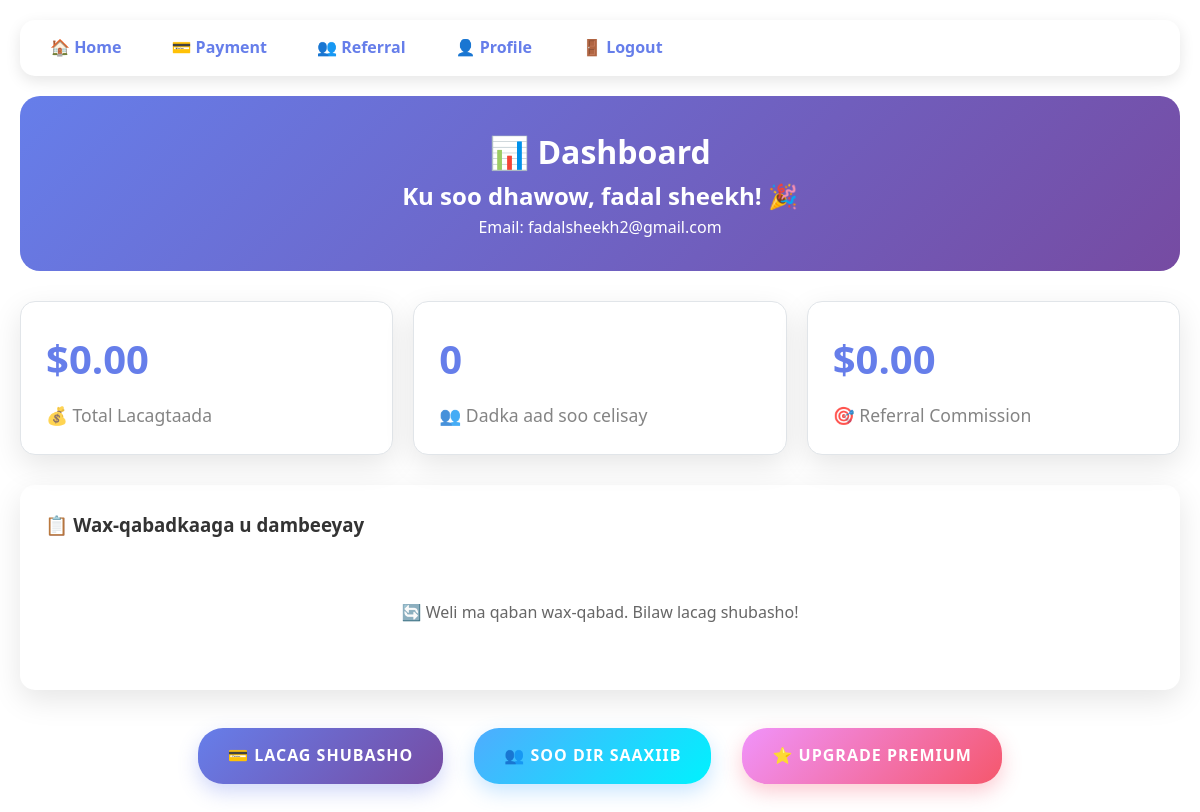
The app's page /dashboard (signed in) with its own data.
### tables this page shows
CREATE TABLE users (
            id INTEGER PRIMARY KEY AUTOINCREMENT,
            name TEXT NOT NULL,
            email TEXT UNIQUE NOT NULL,
            phone TEXT,
            password_hash TEXT NOT NULL DEFAULT '',
            total_earnings REAL DEFAULT 0,
            referral_code TEXT UNIQUE,
            referrer_id INTEGER,
            status TEXT DEFAULT 'active',
            premium_until DATE,
            email_verified BOOLEAN DEFAULT 0,
            created_at TIMESTAMP DEFAULT CURRENT_TIMESTAMP,
            updated_at TIMESTAMP DEFAULT CURRENT_TIMESTAMP,
            FOREIGN KEY (referrer_id) REFERENCES users (id)
        );

### app.py (the view)
@app.route('/dashboard')
@login_required
def dashboard():
    try:
        conn = sqlite3.connect('dadaal.db')
        cursor = conn.cursor()
        cursor.execute('''
            SELECT total_earnings, referral_code, premium_until, name, email
            FROM users WHERE id = ?
        ''', (session['user_id'],))
        user_data = cursor.fetchone()
        if not user_data:
            flash('Akoonkaaga lama helin. Fadlan mar kale gal.')
            return redirect(url_for('login'))
        cursor.execute('''
            SELECT amount, type, description, created_at
            FROM transactions
            WHERE user_id = ?
            ORDER BY created_at DESC
            LIMIT 10
        ''', (session['user_id'],))
        transactions = cursor.fetchall()
        cursor.execute('''
            SELECT COUNT(*) as count, COALESCE(SUM(commission_earned), 0) as total
            FROM referrals
            WHERE referrer_id = ? AND status = "completed"
        ''', (session['user_id'],))
        referral_stats = cursor.fetchone()
        conn.close()
        return render_template('dashboard.html',
                             user_data=user_data,
                             transactions=transactions,
                             referral_stats=referral_stats)
    except Exception as e:
        flash('Khalad ayaa dhacay dashboard-ka la keenayay.')
        print(f"Dashboard error: {e}")
        return redirect(url_for('home'))

### app.py (called while the page is built)
@app.context_processor
def inject_translation():
    return dict(t=t, current_lang=translator.get_language())

def login_required(f):
    @wraps(f)
    def decorated_function(*args, **kwargs):
        if 'user_id' not in session:
            flash('Fadlan gal akoonkaaga si aad u aragto boggan.')
            return redirect(url_for('login'))
        return f(*args, **kwargs)
    return decorated_function

### translations.py (called while the page is built)
    def get_language(self):
        if 'language' in session:
            return session['language']
        lang = request.args.get('lang')
        if lang and lang in self.languages:
            session['language'] = lang
            return lang
        return 'so'

### templates/dashboard.html (shortened to what this page needs)
<!DOCTYPE html>
<html lang="so">
<head>
    <link rel="stylesheet" href="{{ url_for('static', filename='style.css') }}">
</head>
<body>
    <div class="dashboard-container">
        <div class="nav-menu">
            <ul>
                <li><a href="/">🏠 Home</a></li>
                <li><a href="/payment">💳 Payment</a></li>
                <li><a href="/referral">👥 Referral</a></li>
                <li><a href="/profile">👤 Profile</a></li>
                <li><a href="/logout">🚪 Logout</a></li>
            </ul>
        </div>
        <div class="dashboard-header">
            <h1>📊 Dashboard</h1>
            {% if user_data %}
                <h2>Ku soo dhawow, {{ user_data[3] }}! 🎉</h2>
                <p>Email: {{ user_data[4] }}</p>
            {% endif %}
        </div>
        {% if user_data %}
        <div class="stats-grid">
            <div class="stat-card">
                <div class="stat-value">${{ "%.2f"|format(user_data[0] or 0) }}</div>
                <div class="stat-label">💰 Total Lacagtaada</div>
            </div>
            <div class="stat-card">
                <div class="stat-value">{{ referral_stats[0] if referral_stats else 0 }}</div>
                <div class="stat-label">👥 Dadka aad soo celisay</div>
            </div>
            <div class="stat-card">
                <div class="stat-value">${{ "%.2f"|format(referral_stats[1] if referral_stats else 0) }}</div>
                <div class="stat-label">🎯 Referral Commission</div>
            </div>
        </div>
        <div class="transactions-section">
            <h3 style="margin-bottom: 20px; color: #333;">📋 Wax-qabadkaaga u dambeeyay</h3>
            {% if transactions %}
                {% for transaction in transactions %}
                <div class="transaction-item">
                    <div>
                        <div style="font-weight: bold; margin-bottom: 5px;">
                            {{ transaction[2] }}
                        </div>
                        <div style="color: #666; font-size: 0.9rem;">
                            {{ transaction[3] }}
                        </div>
                    </div>
                    <div style="text-align: right;">
                        <div style="font-weight: bold; font-size: 1.2rem; color: #27ae60;">
                            ${{ "%.2f"|format(transaction[0]) }}
                        </div>
                        <div class="transaction-type type-{{ transaction[1] }}">
                            {{ transaction[1].title() }}
                        </div>
                    </div>
                </div>
                {% endfor %}
            {% else %}
                <p style="text-align: center; color: #666; padding: 40px;">
                    🔄 Weli ma qaban wax-qabad. Bilaw lacag shubasho!
                </p>
            {% endif %}
        </div>
        <div class="action-buttons">
            <a href="/payment" class="btn btn-primary">💳 Lacag Shubasho</a>
            <a href="/referral" class="btn btn-success">👥 Soo Dir Saaxiib</a>
            <a href="/premium" class="btn btn-warning">⭐ Upgrade Premium</a>
        </div>
        {% else %}
        <div style="text-align: center; padding: 50px;">
            <h2>❌ Khalad ayaa dhacay</h2>
            <p>Macluumaadka akoonkaaga lama helin.</p>
            <a href="/login" class="btn btn-primary">🔐 Gal mar kale</a>
        </div>
        {% endif %}
    </div>
</body>
</html>

### static/style.css (style rules this page uses)
* { margin: 0; padding: 0; box-sizing: border-box; }
body { font-family: 'Helvetica Neue', Arial, sans-serif; line-height: 1.6; background: #ffffff; min-height: 100vh; color: #333; }
.stat-label { font-size: 0.9rem; opacity: 0.8; }
.nav-menu { display: flex; list-style: none; gap: 2rem; }
button, .cta-btn, .btn { background: linear-gradient(135deg, #667eea 0%, #764ba2 100%); color: white; border: none; padding: 15px 30px; cursor: pointer; border-radius: 25px; text-decoration: none; display: inline-block; margin: 8px; font-size: 16px; font-weight: 600; text-transform: uppercase; letter-spacing: 1px; box-shadow: 0 8px 15px rgba(0,0,0,0.1); transition: all 0.3s ease; position: relative; overflow: hidden; }
button::before, .cta-btn::before, .btn::before { content: ''; position: absolute; top: 0; left: -100%; width: 100%; height: 100%; background: linear-gradient(90deg, transparent, rgba(255,255,255,0.2), transparent); transition: left 0.5s; }
.btn-primary { background: linear-gradient(135deg, #667eea 0%, #764ba2 100%); box-shadow: 0 8px 20px rgba(102, 126, 234, 0.3); }
.btn-warning { background: linear-gradient(135deg, #f093fb 0%, #f5576c 100%); color: white; box-shadow: 0 8px 20px rgba(245, 87, 108, 0.3); }
.btn-success { background: linear-gradient(135deg, #4facfe 0%, #00f2fe 100%); box-shadow: 0 8px 20px rgba(79, 172, 254, 0.3); }

### templates/dashboard.html (style rules this page uses)
.dashboard-container { max-width: 1200px; margin: 0 auto; padding: 20px; font-family: 'Segoe UI', sans-serif; }
.dashboard-header { background: linear-gradient(135deg, #667eea 0%, #764ba2 100%); color: white; padding: 30px; border-radius: 20px; margin-bottom: 30px; text-align: center; }
.stats-grid { display: grid; grid-template-columns: repeat(auto-fit, minmax(300px, 1fr)); gap: 20px; margin-bottom: 30px; }
.stat-card { background: white; padding: 25px; border-radius: 15px; box-shadow: 0 10px 30px rgba(0,0,0,0.1); border: 1px solid #e1e5e9; }
.stat-value { font-size: 2.5rem; font-weight: bold; color: #667eea; margin-bottom: 10px; }
.stat-label { color: #666; font-size: 1.1rem; }
.transactions-section { background: white; border-radius: 15px; padding: 25px; box-shadow: 0 10px 30px rgba(0,0,0,0.1); }
.action-buttons { display: flex; gap: 15px; justify-content: center; margin-top: 30px; flex-wrap: wrap; }
.nav-menu { background: white; padding: 15px; border-radius: 15px; margin-bottom: 20px; box-shadow: 0 5px 15px rgba(0,0,0,0.1); }
.nav-menu ul { list-style: none; padding: 0; margin: 0; display: flex; gap: 20px; justify-content: center; flex-wrap: wrap; }
.nav-menu a { text-decoration: none; color: #667eea; font-weight: 600; padding: 8px 15px; border-radius: 8px; transition: all 0.3s; }

### records on screen
users: name "fadal sheekh", email "fadalsheekh2@gmail.com", total_earnings "0.00"

### other values on screen
{{ referral_stats[0] if referral_stats else 0 }} "0"
{{ "%.2f"|format(referral_stats[1] if referral_stats else 0) }} "0.00"
